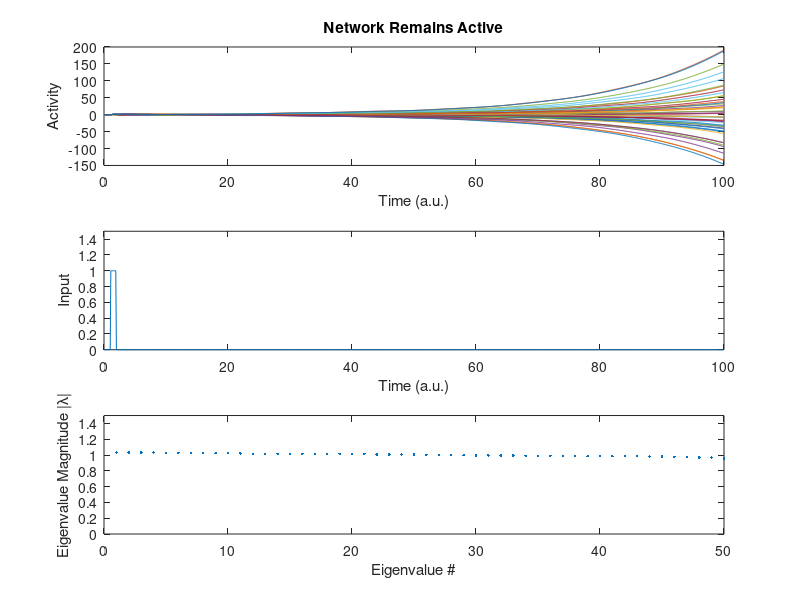

Here is the MATLAB script that generated this plot:
clear all

N = 50; % Number of neurons in network

dt = .1; % Discretization timestep
tau = .4; % Time constant

T = 100; % Max time
S = ceil(T/dt); % num simulation steps
t = ((1:S)-1)*dt; % time

%% Simulate network

% Set up recurrent weight structure

% W = zeros(N,N); % No recurrent connections

weight_scale = 1;
% W = weight_scale*eye(N); % Autapses

[U,~,~] = svd(randn(N,N)); % Random orthonormal connections
W = weight_scale*U;

noise_scale = 0.2;
W = W + noise_scale/sqrt(N)*randn(N,N);


% Create input
I = zeros(1,S);
I(t>1 & t<2)=1;

% Create weights from stimulus into neural population
V = ones(N,1);

r = zeros(N,S);
for s = 1:S-1
   r(:,s+1) = r(:,s) + (-r(:, s)+W*r(:, s) + V*I(:, s))*dt/tau;
end

% Calculate eigenvalues of recurrent weights

lam = eig(W);

% Calculate when activity died out
[row, col] = find(abs(r)<0.1);
freq = tabulate(col);
t_dead = t(freq(:, 2) == 50);
t_dead = min(t_dead(t_dead>2));

subplot(311)
plot(t,r')
hold on
if size(t_dead, 2) > 0
    plot([t_dead t_dead], [0 1])
end
xlabel('Time (a.u.)')
ylabel('Activity')
if size(t_dead, 2) > 0
    title(sprintf('Time At Which Network Becomes Inactive: %.2fs', t_dead));
else
    title('Network Remains Active');
end
subplot(312)
plot(t,I)
xlabel('Time (a.u.)')
ylabel('Input')
ylim([0,1.5])
subplot(313) % Plot eigenvalues of W in sorted order
plot(sort(abs(lam),'descend'),'.')
ylim([0,1.5])
xlabel('Eigenvalue #')
ylabel('Eigenvalue Magnitude |\lambda|')


